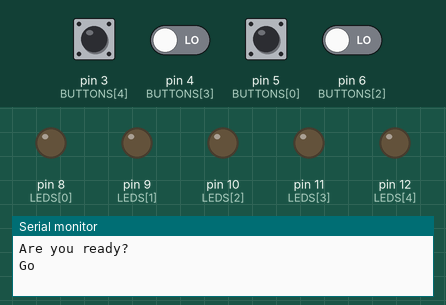
This sketch was run on a simulated Arduino Uno, built with avr-gcc and run on an emulated ATmega328P. Shown: output pins drawn as LEDs (lit = HIGH), the last lines printed to the serial monitor. Inputs (shaded band) come from the test bench; at power-on: pin 3 (BUTTONS[4]), pin 4 (BUTTONS[3]), pin 5 (BUTTONS[0]), pin 6 (BUTTONS[2]) LOW. Random numbers use the default seed unless the sketch sets one.

Above: at 1.2 s.
1.3 s: pin 3 (BUTTONS[4]) pulled HIGH for 3 s
At 4.1 s:
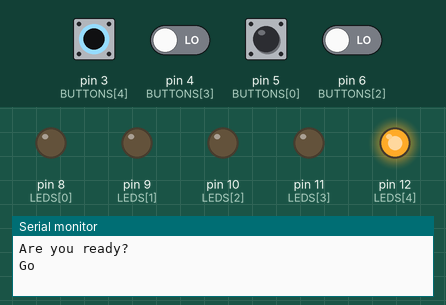
13.5 s: pin 3 (BUTTONS[4]) driven HIGH and pin 4 (BUTTONS[3]) driven HIGH
At 17.6 s:
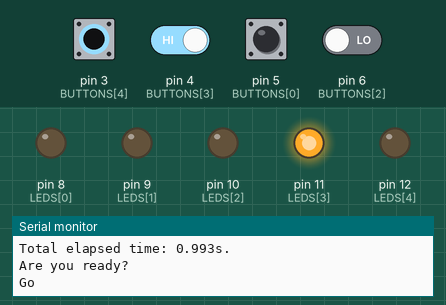
25.7 s: pin 4 (BUTTONS[3]) driven LOW
At 27.0 s:
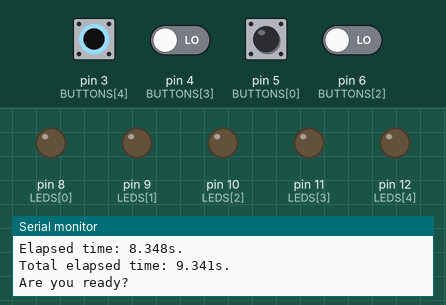
37.9 s: pin 3 (BUTTONS[4]) driven LOW
At 38.6 s:
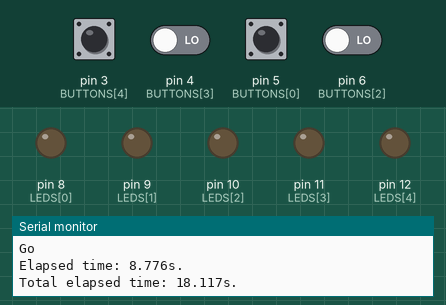
50.1 s: pin 4 (BUTTONS[3]) driven HIGH and pin 6 (BUTTONS[2]) driven HIGH
At 57.3 s:
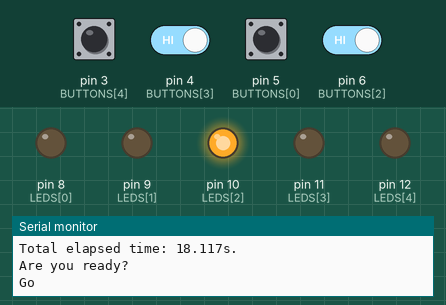
Timing chart, 0 to 58.8 s (numbered marks = the images above; inputs shaded):
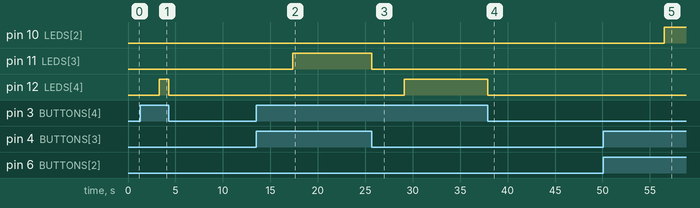

Measured:
- after the input at 1.3 s, pin 12 (LEDS[4]): LOW → HIGH after 2.0 s, → LOW 0.99 s later
- after the input at 13.5 s, pin 11 (LEDS[3]): LOW → HIGH after 3.9 s
- after the input at 25.7 s, pin 11 (LEDS[3]): HIGH → LOW at once; pin 12 (LEDS[4]): LOW → HIGH after 3.4 s
- after the input at 37.9 s, pin 12 (LEDS[4]): HIGH → LOW at once
- after the input at 50.1 s, pin 10 (LEDS[2]): LOW → HIGH after 6.4 s

The sketch:

sketch_jul02a.ino
```cpp
int LEDS[] = {8,9,10,11,12};
int BUTTONS[]= {5,2,6,4,3};

int TOTAL_LEDS;
int TOTAL_BUTTONS;

int CURRENT_LED_PIN;
int CURRENT_BUTTON_PIN;

unsigned long START_TIME = 0;
float ELAPSED_TIME = 0;
float TOTAL_ELAPSED_TIME = 0;

void setup() {
  Serial.begin(9600);

  // Calculate count of leds and buttons
  TOTAL_LEDS = sizeof(LEDS)/sizeof(LEDS[0]);
  TOTAL_BUTTONS = sizeof(BUTTONS)/sizeof(BUTTONS[0]);

  // Set leds pin mode to output
  for(int i=0;i<TOTAL_LEDS;i++){
    pinMode(LEDS[i] , OUTPUT);
  }

  // Set buttons pin mode to input
  for(int i=0;i<TOTAL_BUTTONS;i++){
    pinMode(BUTTONS[i] , INPUT);
  }
}

void loop() {

  if( START_TIME == 0 ){ // Determine there is no active game round
    // Print a message for user whenever a new round started
    Serial.println("Are you ready?");
    delay(500);
    Serial.println("Go");

    // Apply random delay between 1 to 4 seconds
    delay( random(1000,4000) );

    // Select a random led pin and get the related button pin
    CURRENT_LED_PIN = select_random_led();
    CURRENT_BUTTON_PIN = select_related_button(CURRENT_LED_PIN);

    // Set the selected led on
    digitalWrite(CURRENT_LED_PIN ,HIGH);

    // Store start time of current round
    START_TIME = millis();
  }

  if(!digitalRead(CURRENT_BUTTON_PIN)){ // If true, determine the related button is pressed
    // Store the end time of the current tound
    ELAPSED_TIME = millis() - START_TIME;

    TOTAL_ELAPSED_TIME = TOTAL_ELAPSED_TIME + ELAPSED_TIME / 1000;

    // Set selected led off
    digitalWrite(CURRENT_LED_PIN ,LOW);

    // Print elapsed time of current round
    Serial.print("Elapsed time: ");
    Serial.print(ELAPSED_TIME/1000,3);
    Serial.println("s.");
    // Print total elapsed time
    Serial.print("Total elapsed time: ");
    Serial.print(TOTAL_ELAPSED_TIME,3);
    Serial.println("s.");

    // Reset the round
    START_TIME = 0;

    // Apply one second delay before new round begin
    delay(1000);
  }

}

int select_random_led(){
  return LEDS[ random( 0, TOTAL_LEDS ) ];
}

int select_related_button(int led){
  for( int i=0; i < TOTAL_LEDS; i++){
    if(LEDS[i] == led){
      return BUTTONS[i];
    }
  }
}
```
